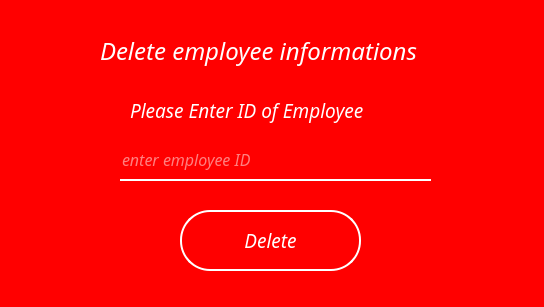
<?xml version="1.0" encoding="UTF-8"?>
<ui version="4.0">
 <class>Form</class>
 <widget class="QWidget" name="Form">
  <property name="geometry">
   <rect>
    <x>0</x>
    <y>0</y>
    <width>544</width>
    <height>307</height>
   </rect>
  </property>
  <property name="windowTitle">
   <string>Form</string>
  </property>
  <property name="styleSheet">
   <string notr="true">#Form{
background:red;
}
#headerFrame
{
background: black;
border-radius: 30px;
}

#frame
{
background: red;
border-radius: 30px;
}
#label_delete{
color:white;
}

#label_delete_2{
color:white;
}

#label_2{
color:white;
}

#lineEdit_EID{
border:none;
background:transparent;
color: white;
border-bottom: 2px solid white;
}

#lineEdit_last_name{
border:none;
background:transparent;
color: white;
border-bottom: 2px solid white;
}

#lineEdit_address{
border:none;
background:transparent;
color: white;
border-bottom: 2px solid white;
}

#lineEdit_sector{
border:none;
background:transparent;
color: white;
border-bottom: 2px solid white;
}

#lineEdit_permisions{
border:none;
background:transparent;
color: white;
border-bottom: 2px solid white;
}

#lineEdit_username{
border:none;
background:transparent;
color: white;
border-bottom: 2px solid white;
}

#lineEdit_password{
border:none;
background:transparent;
color: white;
border-bottom: 2px solid white;
}

#pushButton_delete{
border:2px solid white;
background:transparent;
color:white;
border-radius: 30px;
}

#pushButton_delete:hover{
border:2px solid white;
background:white;
color:red;
}

#push_Rigister{
border:2px solid white;
background:transparent;
color:white;
border-radius: 30px;
}

#push_Rigister:hover{
border:2px solid white;
background:white;
color:red;
}</string>
  </property>
  <widget class="QLabel" name="label_delete">
   <property name="geometry">
    <rect>
     <x>130</x>
     <y>90</y>
     <width>281</width>
     <height>41</height>
    </rect>
   </property>
   <property name="font">
    <font>
     <family>Aero</family>
     <pointsize>14</pointsize>
     <weight>50</weight>
     <italic>true</italic>
     <bold>false</bold>
    </font>
   </property>
   <property name="text">
    <string>Please Enter ID of Employee</string>
   </property>
  </widget>
  <widget class="QLabel" name="label_delete_2">
   <property name="geometry">
    <rect>
     <x>100</x>
     <y>30</y>
     <width>351</width>
     <height>41</height>
    </rect>
   </property>
   <property name="font">
    <font>
     <family>Aero</family>
     <pointsize>18</pointsize>
     <weight>50</weight>
     <italic>true</italic>
     <bold>false</bold>
    </font>
   </property>
   <property name="text">
    <string>Delete employee informations</string>
   </property>
  </widget>
  <widget class="QLineEdit" name="lineEdit_EID">
   <property name="geometry">
    <rect>
     <x>120</x>
     <y>140</y>
     <width>311</width>
     <height>41</height>
    </rect>
   </property>
   <property name="font">
    <font>
     <family>Aero</family>
     <pointsize>12</pointsize>
     <weight>50</weight>
     <italic>true</italic>
     <bold>false</bold>
    </font>
   </property>
   <property name="placeholderText">
    <string>enter employee ID</string>
   </property>
  </widget>
  <widget class="QPushButton" name="pushButton_delete">
   <property name="geometry">
    <rect>
     <x>180</x>
     <y>210</y>
     <width>181</width>
     <height>61</height>
    </rect>
   </property>
   <property name="font">
    <font>
     <family>Aero</family>
     <pointsize>14</pointsize>
     <weight>50</weight>
     <italic>true</italic>
     <bold>false</bold>
    </font>
   </property>
   <property name="text">
    <string>Delete</string>
   </property>
  </widget>
 </widget>
 <resources/>
 <connections/>
</ui>
